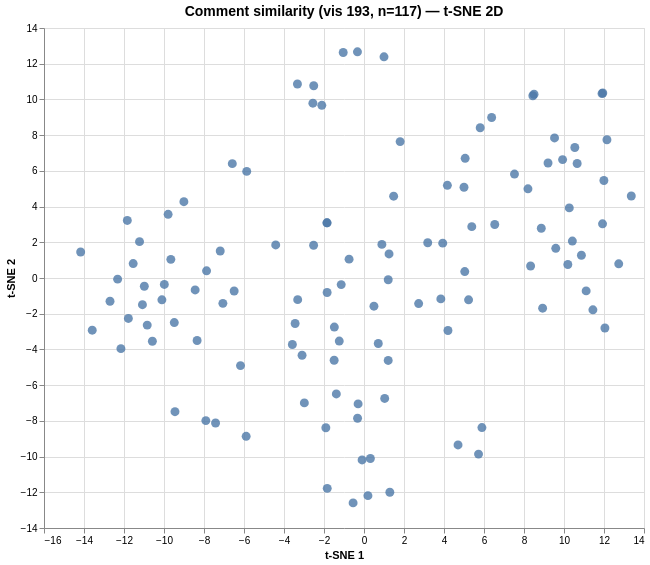

This figure's Vega-Lite source:
### Vega specification from a JSON file in a GitHub repository (floating-point values rounded to 4 significant figures)
{"$schema": "https://vega.github.io/schema/vega/v6.json", "data": [{"name": "param_1e9efca18e7a2868_store"}, {"name": "source_0", "values": [{"comment": "1. I notice that the graph decreases a lot over time. \n2. I wonder why the 1st year is higher than the 10th", "dim_1": 12.15, "dim_2": 7.743, "index": 0}, {"comment": "I notice in this graph that the loan payment are higher in the beginning. I wonder why the interest payments and loan am…", "dim_1": 10.66, "dim_2": 6.41, "index": 1}, {"comment": "I notice this graph is decreasing over time. I wonder why the interest payments and loan amounts balance toward the end …", "dim_1": 10.54, "dim_2": 7.309, "index": 2}, {"comment": "1. I noticed that the loan balance increases within 5-10 years. I also noticed the amount of loan balances range from 0-…", "dim_1": 5.809, "dim_2": 8.415, "index": 3}, {"comment": "i notice in this graph that the loan payment are higher in the beginning. I wonder if the student cant pay the tuition, …", "dim_1": 5.0, "dim_2": 5.083, "index": 4}, {"comment": "I noticed that people who earn the most money are able to pay off their student loans and people who don't have money as…", "dim_1": -1.85, "dim_2": 3.091, "index": 5}, {"comment": "I noticed that overtime, the interest payments and loan amount start to balance out after about 7 or 8 years. Something …", "dim_1": 6.382, "dim_2": 8.988, "index": 6}, {"comment": "I noticed that the remaining interest payments go away after year 8 or 9.\nI wonder if this is exponential and a 20 year …", "dim_1": 8.443, "dim_2": 10.21, "index": 7}, {"comment": "In this graph, I noticed that the tuition cost increases more over the years people study. I wonder if this makes people…", "dim_1": -1.237, "dim_2": -3.533, "index": 8}, {"comment": "I notice in the graph that the more you wait to pay off the loan, the more the interest is. I also see that the lower th…", "dim_1": 9.201, "dim_2": 6.44, "index": 9}, {"comment": "from what I have notice is that this graph can be used as a potential tool for people for who are new to student loans, …", "dim_1": 8.864, "dim_2": 2.784, "index": 10}, {"comment": "I notice that loan amount payments are higher at first then as time passes by it balances out with interest payments. I …", "dim_1": 4.169, "dim_2": 5.189, "index": 11}, {"comment": "I noticed that when the expected debt is lower there is a smaller difference between remaining loan payments and remaini…", "dim_1": 11.94, "dim_2": 10.36, "index": 12}, {"comment": "I notice that there are two extremes in the world of paying off student loans. People either pay off their loans comfort…", "dim_1": -2.52, "dim_2": 1.833, "index": 13}, {"comment": "Student loan payments are higher at first then slowly balance out with the interest payments. I also notice that interes…", "dim_1": 3.186, "dim_2": 1.976, "index": 14}, {"comment": "I noticed that the remaining interest payments go away after year 8 or 9.\nI wonder if this is exponential and a 20 year …", "dim_1": 8.501, "dim_2": 10.29, "index": 15}, {"comment": "I noticed that people who earn the most money are able to pay off their student loans and people who don't have money as…", "dim_1": -1.85, "dim_2": 3.091, "index": 16}, {"comment": "I notice that the graph shown is a good tool to use for upcoming adults learning how to navigate student loans. I wonder…", "dim_1": 10.19, "dim_2": 0.757, "index": 17}, {"comment": "1. I noticed that the student loan payment becomes close to equal at some point.\n\nI wonder why would student loan paymen…", "dim_1": 3.936, "dim_2": 1.953, "index": 18}, {"comment": "I noticed that this graph can be very beneficial to people looking to plan out their student loans. This graph can help …", "dim_1": 10.42, "dim_2": 2.068, "index": 19}, {"comment": "1. From the graph I can see that those who earn a higher income are able to pay off their student loan s rather than som…", "dim_1": 5.389, "dim_2": 2.877, "index": 20}, {"comment": "i noticed that the university of San Diego gives a much larger loan principal repetitively than the university of Los An…", "dim_1": -0.096, "dim_2": -10.19, "index": 21}, {"comment": "I noticed that every college ranging from State university have a significantly different loan principal from the UC. fo…", "dim_1": 0.319, "dim_2": -10.11, "index": 22}, {"comment": "I noticed that for the University of Santa Cruz I would be expected to pay $223.26 a month which is on the pricier side …", "dim_1": -1.838, "dim_2": -11.78, "index": 23}, {"comment": "1. I noticed that for San Jose State University I would be expected to pay $210.46 monthly which is not bad for universi…", "dim_1": -8.345, "dim_2": -3.499, "index": 24}, {"comment": "This graph helps show an easy estimate of how much you will have to pay back in loans at various colleges. It helps dete…", "dim_1": 9.588, "dim_2": 1.661, "index": 25}, {"comment": "I seem to pay much less than many people. I mean, that makes sense because it is so hard to get in. The most expensive I…", "dim_1": -5.892, "dim_2": -8.866, "index": 26}, {"comment": "There are 2 different colors", "dim_1": 13.36, "dim_2": 4.591, "index": 27}, {"comment": "I think a good title for this graph would be \"Loan Payments or Interest Payments: You choose.\" because depending on how …", "dim_1": 10.26, "dim_2": 3.926, "index": 28}, {"comment": "I noticed that the longer you take to pay a loan, the higher the amount of interest. Although the payments are smaller, …", "dim_1": 1.807, "dim_2": 7.638, "index": 29}, {"comment": "While entering an institution in the box i noticed that an out of state college is way more expensive than a college in …", "dim_1": -0.545, "dim_2": -12.59, "index": 30}, {"comment": "I noticed that the larger the loan is, the more income the person should be making. If the loan is expensive but people …", "dim_1": -1.384, "dim_2": -6.492, "index": 31}, {"comment": "This graph was very helpful. It shows an easy estimate of how much interest in linked to a loan. It is quite significant…", "dim_1": 10.87, "dim_2": 1.275, "index": 32}, {"comment": "We notice that the difference of almost 8,000 in interest is crazy!!! So for 10 years I'm gonna have to pay $304 a month…", "dim_1": -5.864, "dim_2": 5.97, "index": 33}, {"comment": "i see various payments, I wonder what college these payments are for , but I think that these are correlated to college …", "dim_1": 4.198, "dim_2": -2.938, "index": 34}, {"comment": "State schools cost more?\nI noticed that the NH state colleges have much higher loan rates than schools like Harvard. The…", "dim_1": -0.322, "dim_2": -7.855, "index": 35}, {"comment": "I notice that if you are more wealthy you can increases your monthly pay and finish with paying college earlier then oth…", "dim_1": -0.746, "dim_2": 1.056, "index": 36}, {"comment": "We've had over a hundred responses this morning.  Many of you are trying different loans and wondering about the outputs…", "dim_1": 11.45, "dim_2": -1.782, "index": 37}, {"comment": "I was confused when looking at this graph, since there are so many variables that could be changed. That was what I noti…", "dim_1": 9.527, "dim_2": 7.843, "index": 38}, {"comment": "I noticed that when the expected debt is lower there is a smaller difference between remaining loan payments and remaini…", "dim_1": 11.9, "dim_2": 10.33, "index": 39}, {"comment": "My Title is \"look at your loans.\"", "dim_1": 12.05, "dim_2": -2.801, "index": 40}, {"comment": "Title-what you'll have to pay.\nI noticed that the famous schools are usally lower monthly payments.\nI was wondering why …", "dim_1": -1.908, "dim_2": -8.386, "index": 41}, {"comment": "Cost and interest for different colleges.\n\nI noticed that the interest goes up when the years go up. I also found that t…", "dim_1": 3.841, "dim_2": -1.169, "index": 42}, {"comment": "Do You Have Debt?\n\nI noticed that when your payment goes down your time period goes up. I also noticed that when your in…", "dim_1": 5.038, "dim_2": 0.361, "index": 43}, {"comment": "I wonder why some of the expensive collages have less student loans than than the less expensive collages.", "dim_1": -0.295, "dim_2": -7.049, "index": 44}, {"comment": "Notice: I noticed that in the graph, it shows the two different colors, representing the amount of interest to be paid o…", "dim_1": 11.93, "dim_2": 3.035, "index": 45}, {"comment": "Welcome to Wednesday's moderation of  “What’s Going On in This Graph?”  Today’s loan calculator, for a college loan you …", "dim_1": 11.11, "dim_2": -0.721, "index": 46}, {"comment": "GVSU \nI notice that as the monthly payments increase then the amount of time it will take to pay them off will decrease.…", "dim_1": 5.058, "dim_2": 6.702, "index": 47}, {"comment": "1. You can change all the factors of student loans and the interest rates and its a graph of student loans.\n2. What if t…", "dim_1": 6.537, "dim_2": 2.998, "index": 48}, {"comment": "I noticed how the price rises when you keep waiting. Also, I noticed that the interest changes per state and college.", "dim_1": 5.229, "dim_2": -1.222, "index": 49}, {"comment": "USC, $280000, 5.05%, $500 a month\nI notice the longer you wait to pay off debt the more it goes up.\nI wonder how this sy…", "dim_1": 7.524, "dim_2": 5.82, "index": 50}, {"comment": "Nyla, Mark, and Dalaijah find it interesting how much interest there is on the payments. We find this information import…", "dim_1": 12.74, "dim_2": 0.794, "index": 51}, {"comment": "I looked at Hampton University, and the 10yr pay off period interest is 9 thousand dollars, but if I were to go higher w…", "dim_1": -6.493, "dim_2": -0.729, "index": 52}, {"comment": "Why is it that the debt is expensive as the tuition?", "dim_1": -1.493, "dim_2": -4.606, "index": 53}, {"comment": "My cost of payment per month is low and I'm really glad about that so now I can plan how much money I need to make with …", "dim_1": -1.04, "dim_2": 12.63, "index": 54}, {"comment": "i looked at duke and some other schools and i did not expect some stuff i saw", "dim_1": 4.701, "dim_2": -9.349, "index": 55}, {"comment": "I notice that you can make the amount* insanely hight.\n\n\n\n*Monthly payment", "dim_1": -0.327, "dim_2": 12.67, "index": 56}, {"comment": "I noticed that the more time you wait to pay off your loan the more it will increase because of the interest. Even if yo…", "dim_1": 1.482, "dim_2": 4.581, "index": 57}, {"comment": "I am in disbelief in how expensive debt and I think that college is overpriced and we need to start a revolution, so if …", "dim_1": -3.097, "dim_2": -4.328, "index": 58}, {"comment": "First off where are the military academies, so then if you are in an academy you could know what you would have to do if…", "dim_1": 5.726, "dim_2": -9.862, "index": 59}, {"comment": "It is interesting to see how much money I will have to pay when I go to college. It seems to me that the longer loans ar…", "dim_1": 1.251, "dim_2": 1.347, "index": 60}, {"comment": "1. I noticed the interests rate needed to payoff are exponentially high at the beginning and gradually decrease over the…", "dim_1": 2.732, "dim_2": -1.431, "index": 61}, {"comment": "To be able to go to UCLA I would apprx. have to pay 47,000 dollars, instead of the 37,000 dollars i took out with a loan…", "dim_1": -7.422, "dim_2": -8.121, "index": 62}, {"comment": "1. I wonder if the system that is set in place between those who issue loans and colleges is purposefully made to be abl…", "dim_1": -1.14, "dim_2": -0.371, "index": 63}, {"comment": "To pay off the loan seems to be the better choice because although the monthly payment is higher the end result will be …", "dim_1": -3.328, "dim_2": 10.87, "index": 64}, {"comment": "In Order to attend the University of Oregon, I would need a loan of about $25,542. I would be paying $271.54 , and It wo…", "dim_1": -13.59, "dim_2": -2.922, "index": 65}, {"comment": "To attend the University of Southern California, I would have to receive a loan of about $27,882. My monthly payment wou…", "dim_1": -9.485, "dim_2": -2.495, "index": 66}, {"comment": "I wonder if college students prefer to pay for their loans in a longer term and pay less monthly rather than pay off the…", "dim_1": 0.894, "dim_2": 1.882, "index": 67}, {"comment": "I feel tired, and worried about all this debt I will get. At least is a invest in my life.", "dim_1": -6.585, "dim_2": 6.404, "index": 68}, {"comment": "What I noticed about this graph was that when you add more years, you pay less every month but there will be more of a t…", "dim_1": 8.198, "dim_2": 4.993, "index": 69}, {"comment": "To be able to go to UCLA my total would be 36, 549 dollars with a monthly plan of 304.58 dollars for 10 years. I would p…", "dim_1": -7.908, "dim_2": -7.986, "index": 70}, {"comment": "I wonder if spending extra for the monthly payment is worth it in the end because, though it takes less time to pay off,…", "dim_1": -2.514, "dim_2": 10.76, "index": 71}, {"comment": "I noticed that when looking the University of California- Irvine, the monthly payment would be around $219.30 a month ov…", "dim_1": -9.658, "dim_2": 1.044, "index": 72}, {"comment": "This infornational is an great eye-opening graph that reveals the background about relevant statistical concepts of the …", "dim_1": 8.931, "dim_2": -1.691, "index": 73}, {"comment": "1. Cornell University over a 10-year span at a standard 5.05% interest rate will cost a monthly payment of approx. $250.…", "dim_1": -1.844, "dim_2": -0.813, "index": 74}, {"comment": "Truth be told, the question most if us might be asking here is, How many people are looking at this site, only to find t…", "dim_1": 1.211, "dim_2": -0.098, "index": 75}, {"comment": "For an expected debt of 45,00 with a +10% monthly payment and a 15 year term it would be $367.03 per month. Its a good i…", "dim_1": -11.84, "dim_2": 3.223, "index": 76}, {"comment": "I feel that colleges (except from receiving scholarships to) are part of an indirect scam towards its future students. T…", "dim_1": 0.497, "dim_2": -1.578, "index": 77}, {"comment": "How does the United State's educational student loan system compare to that of others? Australasia, and Germany have dif…", "dim_1": 1.034, "dim_2": -6.744, "index": 78}, {"comment": "1) According to the graph, private universities tend to have students with a higher average student debt at college. For…", "dim_1": 0.714, "dim_2": -3.67, "index": 79}, {"comment": "When looking at the institutions of the University of California- Irvine and California Baptist University, both univers…", "dim_1": 1.21, "dim_2": -4.617, "index": 80}, {"comment": "1.  I’m curious as to why public universities in California are relatively cheaper than universities in Pennsylvania.\n2.…", "dim_1": 0.196, "dim_2": -12.19, "index": 81}, {"comment": "For University of California of Los Angeles, the principal loan would be $21, 323 but with the interest, it would be a t…", "dim_1": -10.58, "dim_2": -3.54, "index": 82}, {"comment": "For California State Polytechnic University, my loan would $22,404. My monthly payments would be $238.18 a month. It wou…", "dim_1": -11.78, "dim_2": -2.265, "index": 83}, {"comment": "The amount of time that is taken off if the monthly payments are increased by ten dollars instead of five is very shocki…", "dim_1": 1.0, "dim_2": 12.39, "index": 84}, {"comment": "Obviously, adding more money to the monthly payment decreases the time span and interest which is beneficial to everyone…", "dim_1": -2.556, "dim_2": 9.791, "index": 85}, {"comment": "1. When monthly payment is increased the amount of interest payments goes down, such as Cal Poly Pomona has a higher mon…", "dim_1": -9.006, "dim_2": 4.275, "index": 86}, {"comment": "I wonder how come all the schools are so different? I mean I can understand Cal States, UCs, Private University's and ou…", "dim_1": 1.292, "dim_2": -12.0, "index": 87}, {"comment": "Given the average projected time taken for student loans to be paid off, how should students prepair to pay for their ed…", "dim_1": -4.415, "dim_2": 1.852, "index": 88}, {"comment": "The school I choose is California state university San Bernardino. For that college I will need to get a loan of $22,452…", "dim_1": -11.08, "dim_2": -1.494, "index": 89}, {"comment": "1. This graph shows how college loans can take years to pay off and can have a serious effect on people's lives. The gra…", "dim_1": -7.872, "dim_2": 0.402, "index": 90}, {"comment": "My wonder is why the interest is higher at the beginning of paying off the loan. I’m curious as to why the graph for the…", "dim_1": 9.93, "dim_2": 6.63, "index": 91}, {"comment": "For University of Southern California my loan total would be about 27,882 with monthly payments of about $306.41. This w…", "dim_1": -9.983, "dim_2": -0.361, "index": 92}, {"comment": "For The Berklee College of Music it would be a $48,331 loan principle. What i noticed is when the student loan adviser s…", "dim_1": -2.983, "dim_2": -6.994, "index": 93}, {"comment": "For San Diego my loan would be $21,830 and my payments would be approximately $232.07 a month for the next ten years. Th…", "dim_1": -12.15, "dim_2": -3.956, "index": 94}, {"comment": "1) I noticed that even as I tried to keep the monthly payments the same amount with every scenario, the scenarios with l…", "dim_1": 11.99, "dim_2": 5.461, "index": 95}, {"comment": "For University of California San Diego, the total loan is $27,849 and the monthly payments would be $232.07 which would …", "dim_1": -10.11, "dim_2": -1.221, "index": 96}, {"comment": "For the University of California, Los Angeles, I would have to take out an estimated $21,323 in loans and pay a recommen…", "dim_1": -8.443, "dim_2": -0.668, "index": 97}, {"comment": "The Metropolitan College of New York is one of the highest percentage schools whos students begin and complete their und…", "dim_1": -3.582, "dim_2": -3.722, "index": 98}, {"comment": "In PRATT institute the Total amount of tuition would round up to be a total of 46000 $ which is completely observed beca…", "dim_1": -9.451, "dim_2": -7.487, "index": 99}, {"comment": "A possible title for this graph could be \"Debt got your tongue?\" because the amount of debt that people accumulate durin…", "dim_1": -3.444, "dim_2": -2.546, "index": 100}, {"comment": "In UC Berkeley, many students if in 10 years term have to pay approximately $276.41 monthly and in total they owe about …", "dim_1": -3.316, "dim_2": -1.212, "index": 101}, {"comment": "So for Pepperdine University, for 10 years the monthly pay will be $315.00 over the course of time however if I would to…", "dim_1": -7.056, "dim_2": -1.42, "index": 102}, {"comment": "1. If I were to go to Cal State Fullerton, and plan to spend 20 years paying off my student loans, I would only have to …", "dim_1": -7.189, "dim_2": 1.512, "index": 103}, {"comment": "For California Institute of Technology, my expected debt would be $18,219 and in a span of 10 years, I would need to tak…", "dim_1": -11.22, "dim_2": 2.036, "index": 104}, {"comment": "1. A catchy headline that I thought about almost as soon as I dabbled with the graph data is Can You Face the Truth Abou…", "dim_1": 8.329, "dim_2": 0.672, "index": 105}, {"comment": "For Claremont McKenna, my loan would be about $28,418, and if I did not increase my monthly payment I would pay $248.50 …", "dim_1": -14.17, "dim_2": 1.458, "index": 106}, {"comment": "For Cal Poly Pomona my loan would have to be 28,500 and the monthly payments would be approximately 240 dollars if I pla…", "dim_1": -9.794, "dim_2": 3.566, "index": 107}, {"comment": "I wonder why one must pay more money on a monthly to avoid paying a heavier total, when other students who cannot afford…", "dim_1": -1.483, "dim_2": -2.748, "index": 108}, {"comment": "For the university I would like to attend which is University of California-Berkeley my loan would be approximately $18,…", "dim_1": -10.84, "dim_2": -2.638, "index": 109}, {"comment": "What I have been wondering is do they include an option for students who going to these schools out of state in this gra…", "dim_1": 5.896, "dim_2": -8.376, "index": 110}, {"comment": "I choose Utah State University and my expected debt is 23,000$. Also they expect me to be paying for about then years af…", "dim_1": -6.175, "dim_2": -4.906, "index": 111}, {"comment": "For Cal Baptist University my loan would be about 20,693 and they payments would be about 219.99 a month. It would take …", "dim_1": -12.7, "dim_2": -1.302, "index": 112}, {"comment": "My school is Cal State San Bernardino and i would have to take out a $22,452 to pay off my estimated debt. It would take…", "dim_1": -11.54, "dim_2": 0.808, "index": 113}, {"comment": "For Santa Barbara University my loan would be 21,001 and i would be making monthly payments of 223.26. All in all it wou…", "dim_1": -12.32, "dim_2": -0.063, "index": 114}, {"comment": "Are there any other downsides to increasing my monthly payment besides the fact that money will become less expendable w…", "dim_1": -2.109, "dim_2": 9.669, "index": 115}, {"comment": "So for Cal State Monterey Bay University I can take out a loan for $25,257 and if I pay 271.86 it will take me 7 years a…", "dim_1": -10.98, "dim_2": -0.463, "index": 116}]}, {"name": "source_0_x_domain_dim_1", "values": [{"min": -14.17, "max": 13.36}]}, {"name": "source_0_y_domain_dim_2", "values": [{"min": -12.59, "max": 12.67}]}], "signals": [{"name": "unit", "value": {}, "on": [{"events": "pointermove", "update": "isTuple(group()) ? group() : unit"}]}, {"name": "param_1e9efca18e7a2868", "update": "vlSelectionResolve(\"param_1e9efca18e7a2868_store\", \"union\")"}, {"name": "param_1e9efca18e7a2868_dim_1", "on": [{"events": [{"source": "view", "type": "dblclick"}], "update": "null"}, {"events": {"signal": "param_1e9efca18e7a2868_translate_delta"}, "update": "panLinear(param_1e9efca18e7a2868_translate_anchor.extent_x, -param_1e9efca18e7a2868_translate_delta.x / width)"}, {"events": {"signal": "param_1e9efca18e7a2868_zoom_delta"}, "update": "zoomLinear(domain(\"x\"), param_1e9efca18e7a2868_zoom_anchor.x, param_1e9efca18e7a2868_zoom_delta)"}]}, {"name": "param_1e9efca18e7a2868_dim_2", "on": [{"events": [{"source": "view", "type": "dblclick"}], "update": "null"}, {"events": {"signal": "param_1e9efca18e7a2868_translate_delta"}, "update": "panLinear(param_1e9efca18e7a2868_translate_anchor.extent_y, param_1e9efca18e7a2868_translate_delta.y / height)"}, {"events": {"signal": "param_1e9efca18e7a2868_zoom_delta"}, "update": "zoomLinear(domain(\"y\"), param_1e9efca18e7a2868_zoom_anchor.y, param_1e9efca18e7a2868_zoom_delta)"}]}, {"name": "param_1e9efca18e7a2868_tuple", "on": [{"events": [{"signal": "param_1e9efca18e7a2868_dim_1 || param_1e9efca18e7a2868_dim_2"}], "update": "param_1e9efca18e7a2868_dim_1 && param_1e9efca18e7a2868_dim_2 ? {unit: \"\", fields: param_1e9efca18e7a2868_tuple_fields, values: [param_1e9efca18e7a2868_dim_1,param_1e9efca18e7a2868_dim_2]} : null"}]}, {"name": "param_1e9efca18e7a2868_tuple_fields", "value": [{"field": "dim_1", "channel": "x", "type": "R"}, {"field": "dim_2", "channel": "y", "type": "R"}]}, {"name": "param_1e9efca18e7a2868_translate_anchor", "value": {}, "on": [{"events": [{"source": "scope", "type": "pointerdown"}], "update": "{x: x(unit), y: y(unit), extent_x: domain(\"x\"), extent_y: domain(\"y\")}"}]}, {"name": "param_1e9efca18e7a2868_translate_delta", "value": {}, "on": [{"events": [{"source": "window", "between": [{"source": "scope", "type": "pointerdown"}, {"source": "window", "type": "pointerup"}], "type": "pointermove", "consume": true}], "update": "{x: param_1e9efca18e7a2868_translate_anchor.x - x(unit), y: param_1e9efca18e7a2868_translate_anchor.y - y(unit)}"}]}, {"name": "param_1e9efca18e7a2868_zoom_anchor", "on": [{"events": [{"source": "scope", "consume": true, "type": "wheel"}], "update": "{x: invert(\"x\", x(unit)), y: invert(\"y\", y(unit))}"}]}, {"name": "param_1e9efca18e7a2868_zoom_delta", "on": [{"events": [{"source": "scope", "type": "wheel", "consume": true}], "update": "pow(1.001, event.deltaY * pow(16, event.deltaMode))", "force": true}]}, {"name": "param_1e9efca18e7a2868_modify", "on": [{"events": {"signal": "param_1e9efca18e7a2868_tuple"}, "update": "modify(\"param_1e9efca18e7a2868_store\", param_1e9efca18e7a2868_tuple, true)"}]}], "marks": [{"type": "symbol", "name": "marks", "from": {"data": "source_0"}, "encode": {"update": {"tooltip": {"signal": "{\"Comment #\": format(datum[\"index\"], \"\"), \"Comment\": isValid(datum[\"comment\"]) ? datum[\"comment\"] : \"\"+datum[\"comment\"]}"}, "fill": {"value": "#4c78a8"}, "x": {"field": "dim_1", "scale": "x"}, "y": {"field": "dim_2", "scale": "y"}, "shape": {"value": "circle"}, "size": {"value": 80}, "opacity": {"value": 0.8}}}, "style": ["circle"], "interactive": true, "clip": true}], "scales": [{"name": "x", "type": "linear", "domain": [{"signal": "(data(\"source_0_x_domain_dim_1\")[0] || {}).min"}, {"signal": "(data(\"source_0_x_domain_dim_1\")[0] || {}).max"}], "range": [0, {"signal": "width"}], "nice": true, "domainRaw": {"signal": "param_1e9efca18e7a2868[\"dim_1\"]"}, "zero": true}, {"name": "y", "type": "linear", "domain": [{"signal": "(data(\"source_0_y_domain_dim_2\")[0] || {}).min"}, {"signal": "(data(\"source_0_y_domain_dim_2\")[0] || {}).max"}], "range": [{"signal": "height"}, 0], "zero": true, "nice": true, "domainRaw": {"signal": "param_1e9efca18e7a2868[\"dim_2\"]"}}], "axes": [{"scale": "x", "aria": false, "domain": false, "ticks": false, "labels": false, "maxExtent": 0, "grid": true, "zindex": 0, "tickCount": {"signal": "ceil(width/40)"}, "minExtent": 0, "orient": "bottom", "gridScale": "y"}, {"scale": "y", "grid": true, "maxExtent": 0, "labels": false, "domain": false, "ticks": false, "aria": false, "gridScale": "x", "minExtent": 0, "zindex": 0, "tickCount": {"signal": "ceil(height/40)"}, "orient": "left"}, {"scale": "x", "title": "t-SNE 1", "labelFlush": true, "tickCount": {"signal": "ceil(width/40)"}, "labelOverlap": true, "grid": false, "orient": "bottom", "zindex": 0}, {"scale": "y", "grid": false, "orient": "left", "title": "t-SNE 2", "tickCount": {"signal": "ceil(height/40)"}, "labelOverlap": true, "zindex": 0}], "title": {"text": "Comment similarity (vis 193, n=117) — t-SNE 2D", "fontSize": 14, "frame": "group"}, "background": "white", "height": 500, "padding": 5, "style": "cell", "width": 600}
